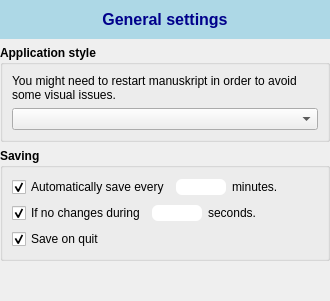
     <widget class="QWidget" name="stackedWidgetPage1">
      <layout class="QVBoxLayout" name="verticalLayout_7">
       <property name="margin">
        <number>0</number>
       </property>
       <item>
        <widget class="QLabel" name="lblTitleGeneral">
         <property name="sizePolicy">
          <sizepolicy hsizetype="Preferred" vsizetype="Fixed">
           <horstretch>0</horstretch>
           <verstretch>0</verstretch>
          </sizepolicy>
         </property>
         <property name="styleSheet">
          <string notr="true">background-color:lightBlue;
border:none;
padding:10px;
color:darkBlue;
font-size:16px;
font-weight:bold;
text-align:center;</string>
         </property>
         <property name="text">
          <string>General settings</string>
         </property>
         <property name="alignment">
          <set>Qt::AlignCenter</set>
         </property>
        </widget>
       </item>
       <item>
        <widget class="QGroupBox" name="groupBox_2">
         <property name="font">
          <font>
           <weight>75</weight>
           <bold>true</bold>
          </font>
         </property>
         <property name="title">
          <string>Application style</string>
         </property>
         <layout class="QVBoxLayout" name="verticalLayout_5">
          <item>
           <widget class="QLabel" name="label_2">
            <property name="font">
             <font>
              <weight>50</weight>
              <bold>false</bold>
             </font>
            </property>
            <property name="text">
             <string>You might need to restart manuskript in order to avoid some visual issues.</string>
            </property>
            <property name="wordWrap">
             <bool>true</bool>
            </property>
           </widget>
          </item>
          <item>
           <widget class="QComboBox" name="cmbStyle">
            <property name="font">
             <font>
              <weight>50</weight>
              <bold>false</bold>
             </font>
            </property>
           </widget>
          </item>
         </layout>
        </widget>
       </item>
       <item>
        <widget class="QGroupBox" name="groupBox">
         <property name="font">
          <font>
           <weight>75</weight>
           <bold>true</bold>
          </font>
         </property>
         <property name="title">
          <string>Saving</string>
         </property>
         <layout class="QVBoxLayout" name="verticalLayout_6">
          <item>
           <layout class="QHBoxLayout" name="horizontalLayout_5">
            <item>
             <widget class="QCheckBox" name="chkAutoSave">
              <property name="font">
               <font>
                <weight>50</weight>
                <bold>false</bold>
               </font>
              </property>
              <property name="text">
               <string>Automatically save every</string>
              </property>
              <property name="checked">
               <bool>true</bool>
              </property>
             </widget>
            </item>
            <item>
             <widget class="QLineEdit" name="txtAutoSave">
              <property name="sizePolicy">
               <sizepolicy hsizetype="Preferred" vsizetype="Fixed">
                <horstretch>0</horstretch>
                <verstretch>0</verstretch>
               </sizepolicy>
              </property>
              <property name="maximumSize">
               <size>
                <width>50</width>
                <height>16777215</height>
               </size>
              </property>
              <property name="font">
               <font>
                <weight>50</weight>
                <bold>false</bold>
               </font>
              </property>
              <property name="styleSheet">
               <string notr="true">border-radius: 6px;</string>
              </property>
              <property name="maxLength">
               <number>3</number>
              </property>
              <property name="alignment">
               <set>Qt::AlignCenter</set>
              </property>
             </widget>
            </item>
            <item>
             <widget class="QLabel" name="label">
              <property name="font">
               <font>
                <weight>50</weight>
                <bold>false</bold>
               </font>
              </property>
              <property name="text">
               <string>minutes.</string>
              </property>
             </widget>
            </item>
            <item>
             <spacer name="horizontalSpacer_3">
              <property name="font">
               <font>
                <weight>50</weight>
                <bold>false</bold>
               </font>
              </property>
              <property name="orientation">
               <enum>Qt::Horizontal</enum>
              </property>
              <property name="sizeHint" stdset="0">
               <size>
                <width>40</width>
                <height>20</height>
               </size>
              </property>
             </spacer>
            </item>
           </layout>
          </item>
          <item>
           <layout class="QHBoxLayout" name="horizontalLayout_7">
            <item>
             <widget class="QCheckBox" name="chkAutoSaveNoChanges">
              <property name="font">
               <font>
                <weight>50</weight>
                <bold>false</bold>
               </font>
              </property>
              <property name="text">
               <string>If no changes during</string>
              </property>
              <property name="checked">
               <bool>true</bool>
              </property>
             </widget>
            </item>
            <item>
             <widget class="QLineEdit" name="txtAutoSaveNoChanges">
              <property name="sizePolicy">
               <sizepolicy hsizetype="Preferred" vsizetype="Fixed">
                <horstretch>0</horstretch>
                <verstretch>0</verstretch>
               </sizepolicy>
              </property>
              <property name="maximumSize">
               <size>
                <width>50</width>
                <height>16777215</height>
               </size>
              </property>
              <property name="font">
               <font>
                <weight>50</weight>
                <bold>false</bold>
               </font>
              </property>
              <property name="styleSheet">
               <string notr="true">border-radius: 6px;</string>
              </property>
              <property name="maxLength">
               <number>3</number>
              </property>
              <property name="alignment">
               <set>Qt::AlignCenter</set>
              </property>
             </widget>
            </item>
            <item>
             <widget class="QLabel" name="label_14">
              <property name="font">
               <font>
                <weight>50</weight>
                <bold>false</bold>
               </font>
              </property>
              <property name="text">
               <string>seconds.</string>
              </property>
             </widget>
            </item>
            <item>
             <spacer name="horizontalSpacer_4">
              <property name="font">
               <font>
                <weight>50</weight>
                <bold>false</bold>
               </font>
              </property>
              <property name="orientation">
               <enum>Qt::Horizontal</enum>
              </property>
              <property name="sizeHint" stdset="0">
               <size>
                <width>40</width>
                <height>20</height>
               </size>
              </property>
             </spacer>
            </item>
           </layout>
          </item>
          <item>
           <widget class="QCheckBox" name="chkSaveOnQuit">
            <property name="font">
             <font>
              <weight>50</weight>
              <bold>false</bold>
             </font>
            </property>
            <property name="text">
             <string>Save on quit</string>
            </property>
            <property name="checked">
             <bool>true</bool>
            </property>
           </widget>
          </item>
         </layout>
        </widget>
       </item>
       <item>
        <spacer name="verticalSpacer_2">
         <property name="orientation">
          <enum>Qt::Vertical</enum>
         </property>
         <property name="sizeHint" stdset="0">
          <size>
           <width>20</width>
           <height>40</height>
          </size>
         </property>
        </spacer>
       </item>
      </layout>
     </widget>
